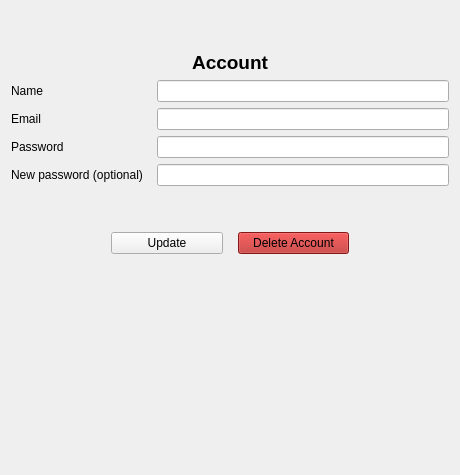
<?xml version="1.0" encoding="UTF-8"?>
<ui version="4.0">
 <class>AccountFormWidget</class>
 <widget class="QWidget" name="AccountFormWidget">
  <property name="geometry">
   <rect>
    <x>0</x>
    <y>0</y>
    <width>460</width>
    <height>475</height>
   </rect>
  </property>
  <property name="windowTitle">
   <string>AccountFormWidget</string>
  </property>
  <layout class="QVBoxLayout" name="verticalLayout">
   <item>
    <spacer name="verticalSpacer">
     <property name="orientation">
      <enum>Qt::Vertical</enum>
     </property>
     <property name="sizeType">
      <enum>QSizePolicy::Minimum</enum>
     </property>
     <property name="sizeHint" stdset="0">
      <size>
       <width>20</width>
       <height>40</height>
      </size>
     </property>
    </spacer>
   </item>
   <item>
    <widget class="QLabel" name="label">
     <property name="text">
      <string>&lt;html&gt;&lt;head/&gt;&lt;body&gt;&lt;p&gt;&lt;span style=&quot; font-size:14pt; font-weight:600;&quot;&gt;Account&lt;/span&gt;&lt;/p&gt;&lt;/body&gt;&lt;/html&gt;</string>
     </property>
     <property name="alignment">
      <set>Qt::AlignCenter</set>
     </property>
    </widget>
   </item>
   <item>
    <widget class="QWidget" name="widget_2" native="true">
     <layout class="QFormLayout" name="formLayout">
      <property name="horizontalSpacing">
       <number>14</number>
      </property>
      <property name="leftMargin">
       <number>0</number>
      </property>
      <property name="topMargin">
       <number>0</number>
      </property>
      <property name="rightMargin">
       <number>0</number>
      </property>
      <property name="bottomMargin">
       <number>0</number>
      </property>
      <item row="0" column="0">
       <widget class="QLabel" name="nameLabel">
        <property name="text">
         <string>Name</string>
        </property>
       </widget>
      </item>
      <item row="0" column="1">
       <widget class="QLineEdit" name="nameEdit"/>
      </item>
      <item row="1" column="0">
       <widget class="QLabel" name="emailLabel">
        <property name="text">
         <string>Email</string>
        </property>
       </widget>
      </item>
      <item row="1" column="1">
       <widget class="QLineEdit" name="emailEdit"/>
      </item>
      <item row="2" column="0">
       <widget class="QLabel" name="passwordLabel">
        <property name="text">
         <string>Password</string>
        </property>
       </widget>
      </item>
      <item row="2" column="1">
       <widget class="QLineEdit" name="passwordEdit">
        <property name="echoMode">
         <enum>QLineEdit::Password</enum>
        </property>
       </widget>
      </item>
      <item row="3" column="1">
       <widget class="QLineEdit" name="newPasswordEdit">
        <property name="echoMode">
         <enum>QLineEdit::Password</enum>
        </property>
       </widget>
      </item>
      <item row="3" column="0">
       <widget class="QLabel" name="newPasswordLabel">
        <property name="text">
         <string>New password (optional)</string>
        </property>
       </widget>
      </item>
     </layout>
    </widget>
   </item>
   <item>
    <spacer name="verticalSpacer_3">
     <property name="orientation">
      <enum>Qt::Vertical</enum>
     </property>
     <property name="sizeType">
      <enum>QSizePolicy::Minimum</enum>
     </property>
     <property name="sizeHint" stdset="0">
      <size>
       <width>20</width>
       <height>40</height>
      </size>
     </property>
    </spacer>
   </item>
   <item>
    <widget class="QWidget" name="widget" native="true">
     <property name="sizePolicy">
      <sizepolicy hsizetype="MinimumExpanding" vsizetype="Preferred">
       <horstretch>0</horstretch>
       <verstretch>0</verstretch>
      </sizepolicy>
     </property>
     <layout class="QHBoxLayout" name="horizontalLayout">
      <property name="spacing">
       <number>15</number>
      </property>
      <property name="leftMargin">
       <number>100</number>
      </property>
      <property name="topMargin">
       <number>0</number>
      </property>
      <property name="rightMargin">
       <number>100</number>
      </property>
      <property name="bottomMargin">
       <number>0</number>
      </property>
      <item>
       <widget class="QPushButton" name="updateButton">
        <property name="text">
         <string>Update</string>
        </property>
        <property name="icon">
         <iconset>
          <normaloff>../assets/update.png</normaloff>../assets/update.png</iconset>
        </property>
       </widget>
      </item>
      <item>
       <widget class="QPushButton" name="deleteButton">
        <property name="styleSheet">
         <string notr="true">background-color: rgb(182, 34, 34);</string>
        </property>
        <property name="text">
         <string>Delete Account</string>
        </property>
        <property name="icon">
         <iconset resource="../resources.qrc">
          <normaloff>:/assets/delete.png</normaloff>:/assets/delete.png</iconset>
        </property>
       </widget>
      </item>
     </layout>
    </widget>
   </item>
   <item>
    <spacer name="verticalSpacer_2">
     <property name="orientation">
      <enum>Qt::Vertical</enum>
     </property>
     <property name="sizeHint" stdset="0">
      <size>
       <width>20</width>
       <height>40</height>
      </size>
     </property>
    </spacer>
   </item>
  </layout>
 </widget>
 <resources>
  <include location="../resources.qrc"/>
 </resources>
 <connections/>
</ui>
